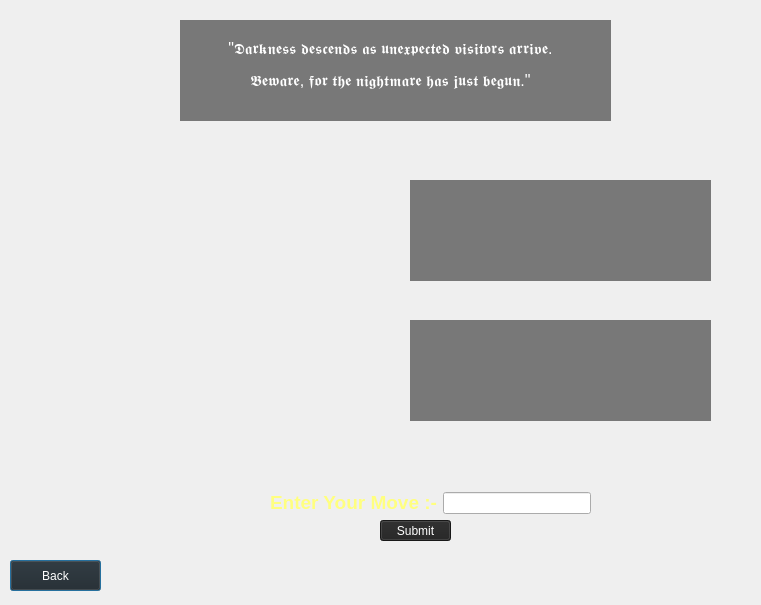
<?xml version="1.0" encoding="UTF-8"?>
<ui version="4.0">
 <class>puzzle2</class>
 <widget class="QDialog" name="puzzle2">
  <property name="geometry">
   <rect>
    <x>0</x>
    <y>0</y>
    <width>761</width>
    <height>605</height>
   </rect>
  </property>
  <property name="windowTitle">
   <string>Dialog</string>
  </property>
  <widget class="QLabel" name="label">
   <property name="geometry">
    <rect>
     <x>-20</x>
     <y>-40</y>
     <width>801</width>
     <height>651</height>
    </rect>
   </property>
   <property name="styleSheet">
    <string notr="true">border-image: url(:/img/images/creepy.png);</string>
   </property>
   <property name="text">
    <string/>
   </property>
  </widget>
  <widget class="QLabel" name="label_2">
   <property name="geometry">
    <rect>
     <x>210</x>
     <y>20</y>
     <width>361</width>
     <height>91</height>
    </rect>
   </property>
   <property name="text">
    <string>&lt;html&gt;&lt;head/&gt;&lt;body&gt;&lt;p align=&quot;center&quot;&gt;&lt;span style=&quot; font-size:12pt; color:#ffffff;&quot;&gt;&amp;quot;𝕯𝖆𝖗𝖐𝖓𝖊𝖘𝖘 𝖉𝖊𝖘𝖈𝖊𝖓𝖉𝖘 𝖆𝖘 𝖚𝖓𝖊𝖝𝖕𝖊𝖈𝖙𝖊𝖉 𝖛𝖎𝖘𝖎𝖙𝖔𝖗𝖘 𝖆𝖗𝖗𝖎𝖛𝖊.&lt;/span&gt;&lt;/p&gt;&lt;p align=&quot;center&quot;&gt;&lt;span style=&quot; font-size:12pt; color:#ffffff;&quot;&gt;𝕭𝖊𝖜𝖆𝖗𝖊, 𝖋𝖔𝖗 𝖙𝖍𝖊 𝖓𝖎𝖌𝖍𝖙𝖒𝖆𝖗𝖊 𝖍𝖆𝖘 𝖏𝖚𝖘𝖙 𝖇𝖊𝖌𝖚𝖓.&amp;quot;&lt;/span&gt;&lt;/p&gt;&lt;/body&gt;&lt;/html&gt;</string>
   </property>
  </widget>
  <widget class="QLabel" name="label_4">
   <property name="geometry">
    <rect>
     <x>180</x>
     <y>20</y>
     <width>431</width>
     <height>101</height>
    </rect>
   </property>
   <property name="styleSheet">
    <string notr="true">
  background-color: rgba(0, 0, 0, 0.5);</string>
   </property>
   <property name="text">
    <string/>
   </property>
  </widget>
  <widget class="QPushButton" name="back">
   <property name="geometry">
    <rect>
     <x>10</x>
     <y>560</y>
     <width>91</width>
     <height>31</height>
    </rect>
   </property>
   <property name="styleSheet">
    <string notr="true">color: rgb(255, 255, 255);
background-color: rgb(34, 34, 34);</string>
   </property>
   <property name="text">
    <string>Back</string>
   </property>
  </widget>
  <widget class="QLabel" name="label_3">
   <property name="geometry">
    <rect>
     <x>50</x>
     <y>150</y>
     <width>321</width>
     <height>321</height>
    </rect>
   </property>
   <property name="styleSheet">
    <string notr="true">border-image: url(:/img/images/chess.jpg);</string>
   </property>
   <property name="text">
    <string/>
   </property>
  </widget>
  <widget class="QLabel" name="label_Text1">
   <property name="geometry">
    <rect>
     <x>410</x>
     <y>180</y>
     <width>301</width>
     <height>101</height>
    </rect>
   </property>
   <property name="styleSheet">
    <string notr="true">
  background-color: rgba(0, 0, 0, 0.5);</string>
   </property>
   <property name="text">
    <string/>
   </property>
  </widget>
  <widget class="QLabel" name="label_Text2">
   <property name="geometry">
    <rect>
     <x>410</x>
     <y>320</y>
     <width>301</width>
     <height>101</height>
    </rect>
   </property>
   <property name="styleSheet">
    <string notr="true">
  background-color: rgba(0, 0, 0, 0.5);</string>
   </property>
   <property name="text">
    <string/>
   </property>
  </widget>
  <widget class="QPushButton" name="submit">
   <property name="geometry">
    <rect>
     <x>380</x>
     <y>520</y>
     <width>71</width>
     <height>21</height>
    </rect>
   </property>
   <property name="styleSheet">
    <string notr="true">background-color: rgb(34, 34, 34);
color: rgb(255, 255, 255);</string>
   </property>
   <property name="text">
    <string>Submit</string>
   </property>
  </widget>
  <widget class="QWidget" name="layoutWidget">
   <property name="geometry">
    <rect>
     <x>270</x>
     <y>490</y>
     <width>321</width>
     <height>26</height>
    </rect>
   </property>
   <layout class="QHBoxLayout" name="horizontalLayout">
    <item>
     <widget class="QLabel" name="label_5">
      <property name="styleSheet">
       <string notr="true">font: 15pt &quot;Chiller&quot;;
color: rgb(0, 0, 0);</string>
      </property>
      <property name="text">
       <string>&lt;html&gt;&lt;head/&gt;&lt;body&gt;&lt;p&gt;&lt;span style=&quot; font-size:14pt; font-weight:700; color:#ffff7f;&quot;&gt;Enter Your Move :-&lt;/span&gt;&lt;/p&gt;&lt;/body&gt;&lt;/html&gt;</string>
      </property>
     </widget>
    </item>
    <item>
     <widget class="QLineEdit" name="lineEdit_2"/>
    </item>
   </layout>
  </widget>
  <zorder>label</zorder>
  <zorder>layoutWidget</zorder>
  <zorder>label_4</zorder>
  <zorder>label_2</zorder>
  <zorder>back</zorder>
  <zorder>label_3</zorder>
  <zorder>label_Text1</zorder>
  <zorder>label_Text2</zorder>
  <zorder>submit</zorder>
 </widget>
 <resources/>
 <connections/>
</ui>
